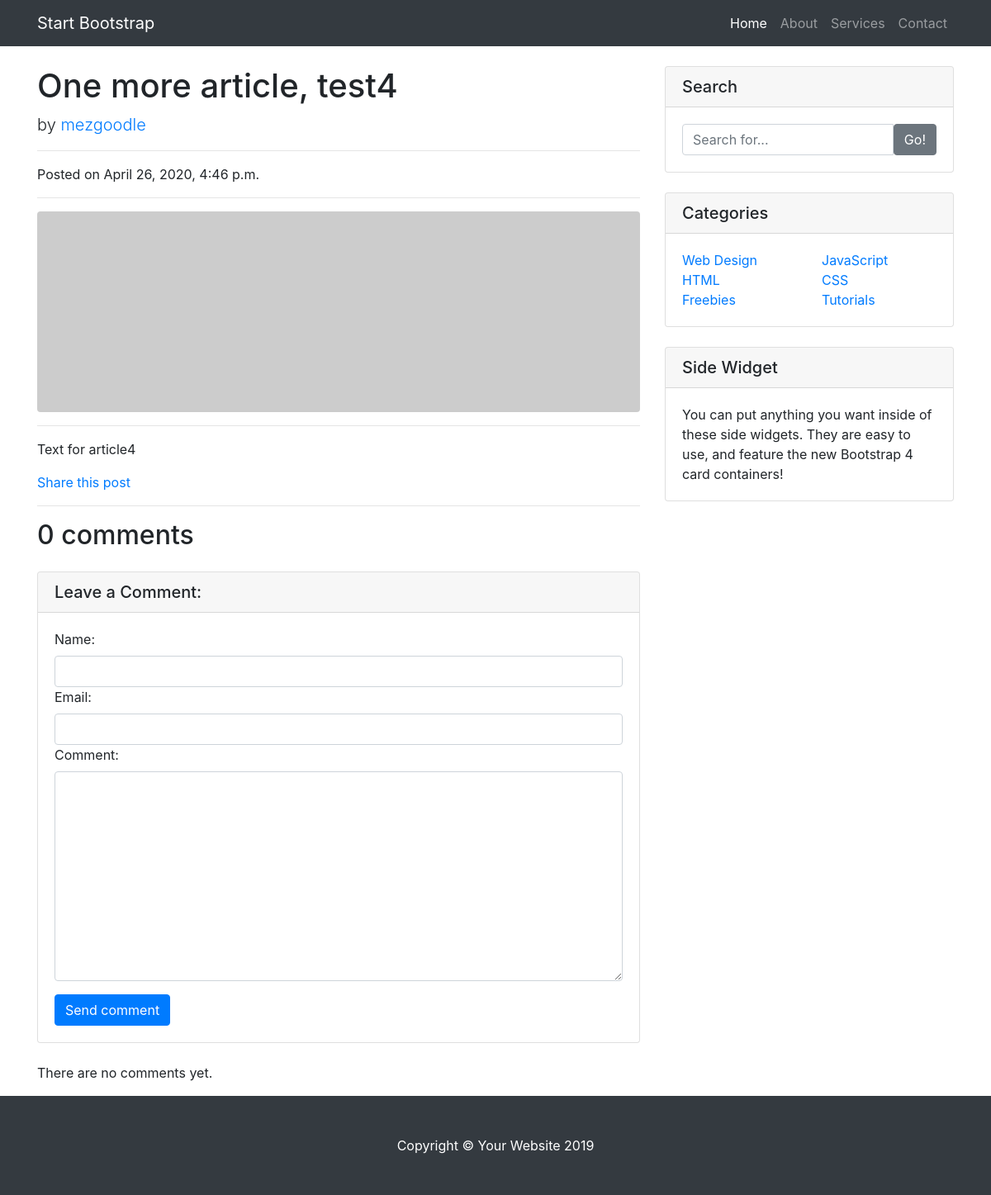
The app's page /blog/2020/4/26/one-more-article-test4/, older data.
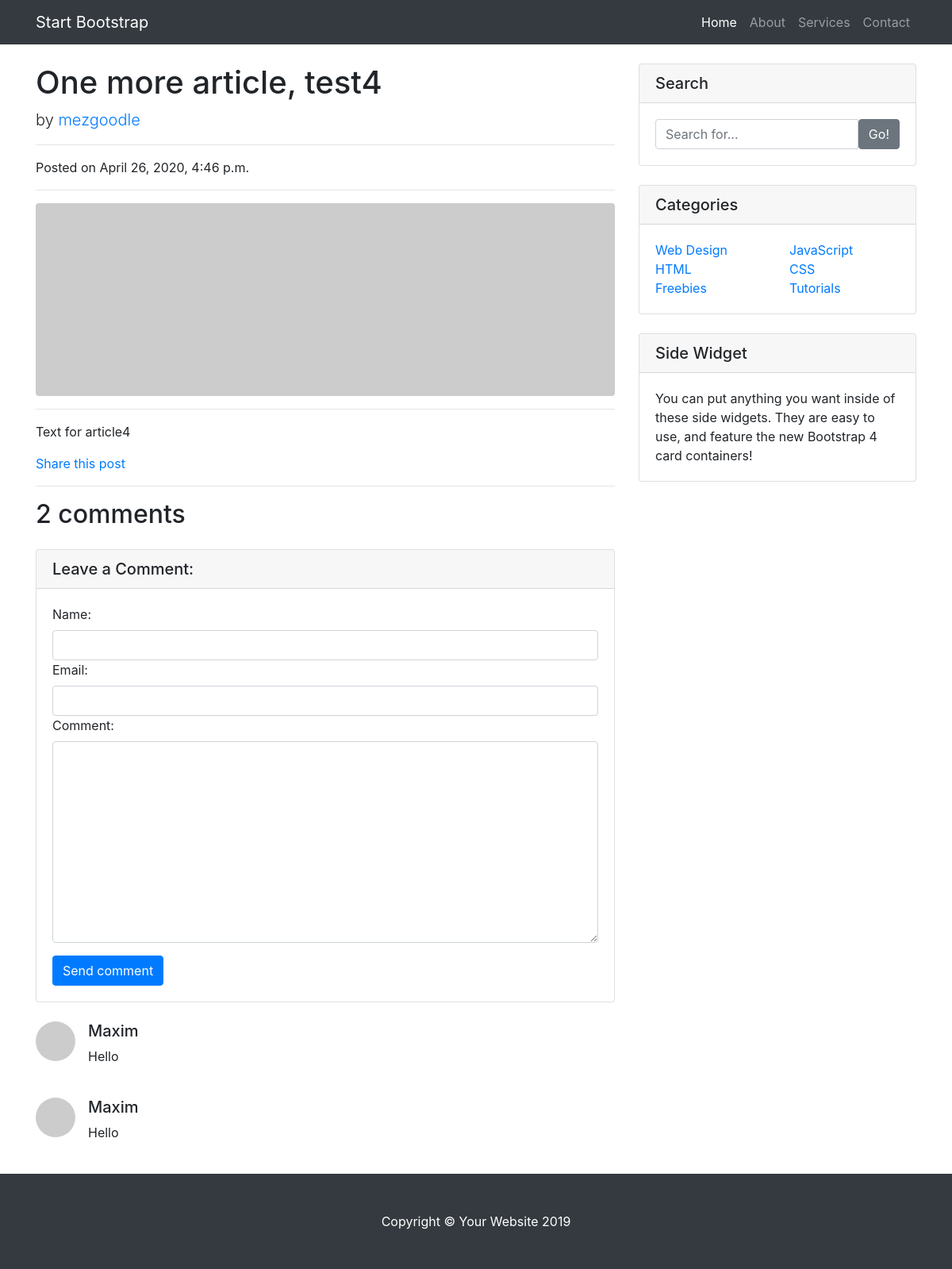
The same page, newer data.
### blog/models.py (models this page shows, shortened)
class Comment(models.Model):
    post = models.ForeignKey(Post, on_delete=models.CASCADE,related_name='comments')
    name = models.CharField(max_length=80)
    email = models.EmailField()
    body = models.TextField()
    created = models.DateTimeField(auto_now_add=True)
    updated = models.DateTimeField(auto_now=True)
    active = models.BooleanField(default=True)
    class Meta:
        ordering = ('created',)

### blog/views.py (the view)
# urls.py: path('<int:year>/<int:month>/<int:day>/<slug:post>/', views.post_detail, name='post_detail'),
def post_detail(request, year, month, day, post):
    post = get_object_or_404(Post, slug=post, status='published', publish__year=year, publish__month=month, publish__day=day)
    comments = post.comments.filter(active=True)
    new_comment = None
    if request.method == 'POST':
        comment_form = CommentForm(data=request.POST)
        if comment_form.is_valid():
            new_comment = comment_form.save(commit=False)
            new_comment.post = post
            new_comment.save()
    else:
        comment_form = CommentForm()
    return render(request, 'blog/post/detail.html', {'post': post,
                                                    'comments': comments,
                                                    'new_comment': new_comment,
                                                    'comment_form': comment_form})

### blog/forms.py
class CommentForm(forms.ModelForm):
    class Meta:
        model = Comment
        fields = ('name', 'email', 'body')

### blog/templates/blog/post/detail.html (shortened to what this page needs)
{% extends 'blog/base.html' %}
{% block content %}
      <div class="col-lg-8">
        <h1 class="mt-4">{{post.title}}</h1>
        <p class="lead">
          by
          <a href="#">{{post.author}}</a>
        </p>
        <hr>
        <p>Posted on {{post.publish}}</p>
        <hr>
        <img class="img-fluid rounded" src="http://placehold.it/900x300" alt="">
        <hr>
        <p class="lead">{{post.body|linebreaks}}</p>
        <p><a href="{% url 'blog:post_share' post.id %}">Share this post</a></p>
        <hr>
        {% with comments.count as total_comments %}
          <h2>
            {{total_comments}} comment{{total_comments|pluralize}}
          </h2>
        {% endwith %}
        {% if new_comment %}
        <h5 class="card-header">Your comment has been added.</h5>
        {% else %}
          <div class="card my-4">
          <h5 class="card-header">Leave a Comment:</h5>
          <div class="card-body">
            <form method="post">
            <div class="form-group">
              <div>
                    <label for="id_name">Name:</label> <input class="form-control" type="text" name={{comment_form.name.name}} maxlength="25" id="id_name" required>
              </div>
              <div>
                    <label for="id_email">Email:</label> <input type="email" name={{comment_form.email.name}} class="form-control" required id="id_email">
              </div>
              <div>
                    <label for="id_body">Comment:</label> <textarea name={{comment_form.body.name}} class="form-control" id="id_body" cols="40" rows="10"></textarea>
              </div>
            </div>
            <input class="btn btn-primary" type="submit" value="Send comment">
          </form>
          </div>
        </div>
        {% endif %}
        {% for comment in comments %}
        <div class="media mb-4">
          <img class="d-flex mr-3 rounded-circle" src="http://placehold.it/50x50" alt="">
          <div class="media-body">
            <h5 class="mt-0">{{comment.name}}</h5>
            {{comment.body|linebreaks}}
          </div>
        </div>
        {% empty %}
          <p>There are no comments yet.</p>
        {% endfor %}
      </div>
{% endblock content %}

Row changes from the older to the newer data that the page shows:
added Comment: name "Maxim", body "Hello"
added Comment: name "Maxim", body "Hello"
Text that changed along with them:
{{ total_comments }}: "0" → "2"
text no longer shown: "There are no comments yet."
